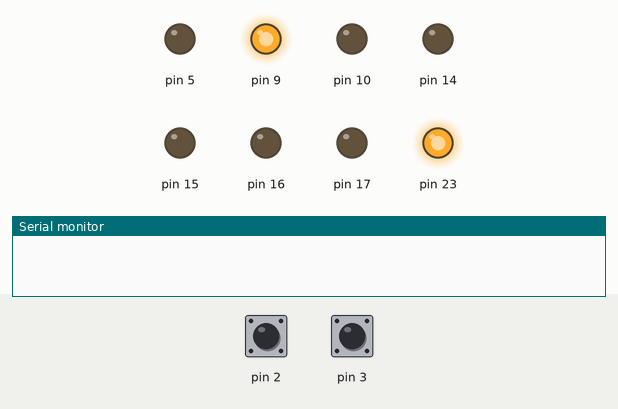
Recording of a sketch running on a simulated Arduino Uno, built with avr-gcc and run on an emulated ATmega328P. On the bench: output pins drawn as LEDs (lit = HIGH), the last lines printed to the serial monitor. The test bench sets the inputs (shaded band); at power-on: pin 2 HIGH, pin 3 HIGH.

Above: at 1.7 s.
1.8 s: pin 2 pulled LOW for 0.15 s
At 1.87 s:
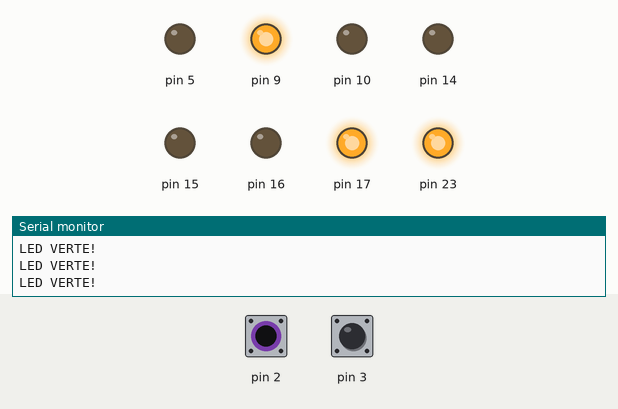
3.4 s: pin 3 pulled LOW for 0.15 s
At 3.47 s:
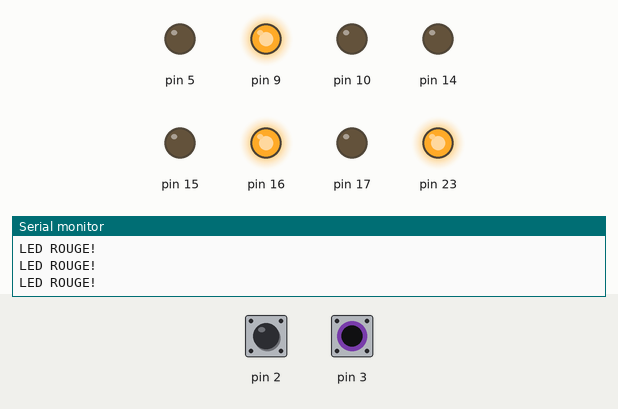
5.0 s: pin 3 pulled LOW for 3.2 s
At 8.9 s:
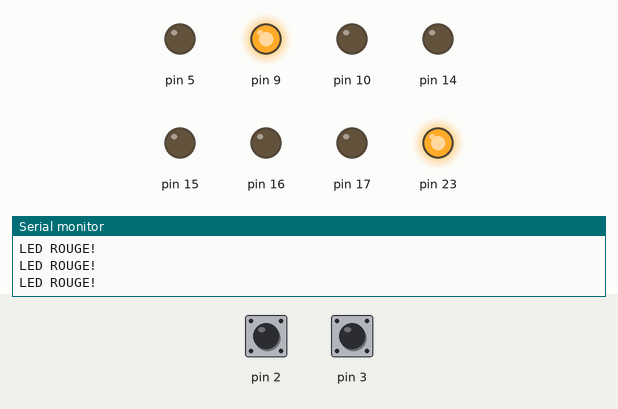
9.7 s: pin 2 pulled LOW for 3.2 s
At 11.1 s:
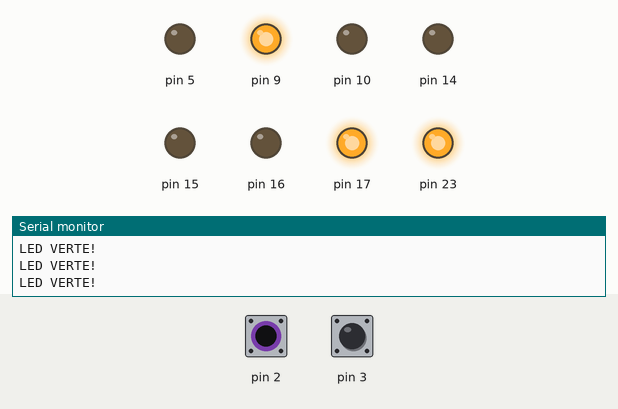
14.4 s: pin 2 driven LOW and pin 3 driven LOW
At 14.7 s:
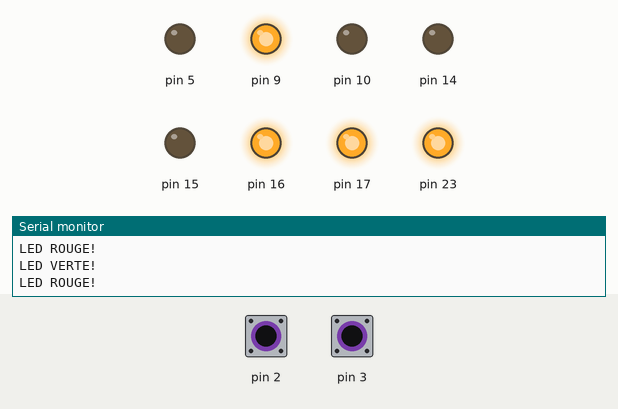
15.9 s: pin 3 driven HIGH
At 17.2 s:
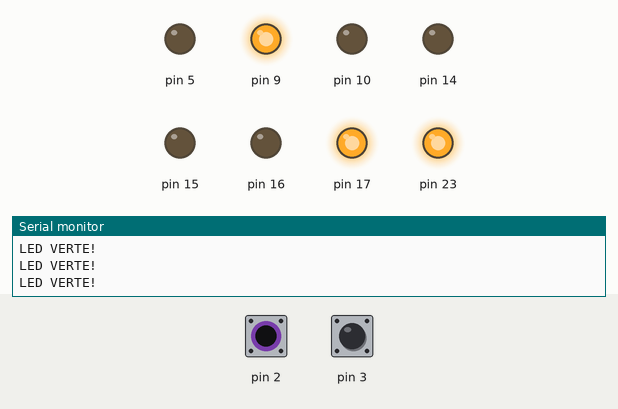
Timing chart, 0 to 18.9 s (numbered marks = the images above; inputs shaded):
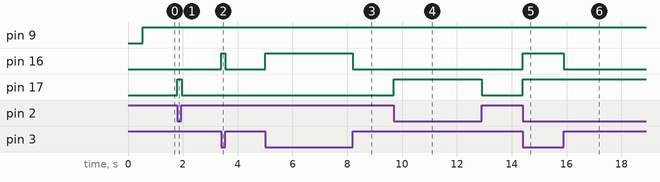

Measured:
- after the input at 1.8 s, pin 17: LOW → HIGH at once, → LOW 0.16 s later
- after the input at 3.4 s, pin 16: LOW → HIGH at once, → LOW 0.16 s later
- after the input at 5.0 s, pin 16: LOW → HIGH at once, → LOW 3.2 s later
- after the input at 9.7 s, pin 17: LOW → HIGH at once, → LOW 3.2 s later
- after the input at 14.4 s, pin 16, pin 17: LOW → HIGH at once
- after the input at 15.9 s, pin 16: HIGH → LOW at once

The sketch:

clientKitco.ino
```cpp
// Programme clignotant LED verte
// Fait clignoter la LED verte

// Nécessaire pour l'environnement Kitco
#include "kitco.h"


// La partie Setup concerne ce qui va être exécuté au démarrage de Kitco
void setup() {

  // Cette commande est nécessaire pour intialiser Kitco à son démarrage
  initialiserKitco(0);

  Serial.begin(9600);

}

// Loop est la boucle principale, va se lancer en boucle après Setup
void loop() {

  // Allumer la LED verte
  if (toucheA()) {
    LEDVerte(ALLUME);
    Serial.println("LED VERTE!");
  } else {
    LEDVerte(ETEINTE);
  }
  if (toucheB()) {
    LEDRouge(ALLUME);
    Serial.println("LED ROUGE!");
  } else {
    LEDRouge(ETEINTE);
  }
}
```
